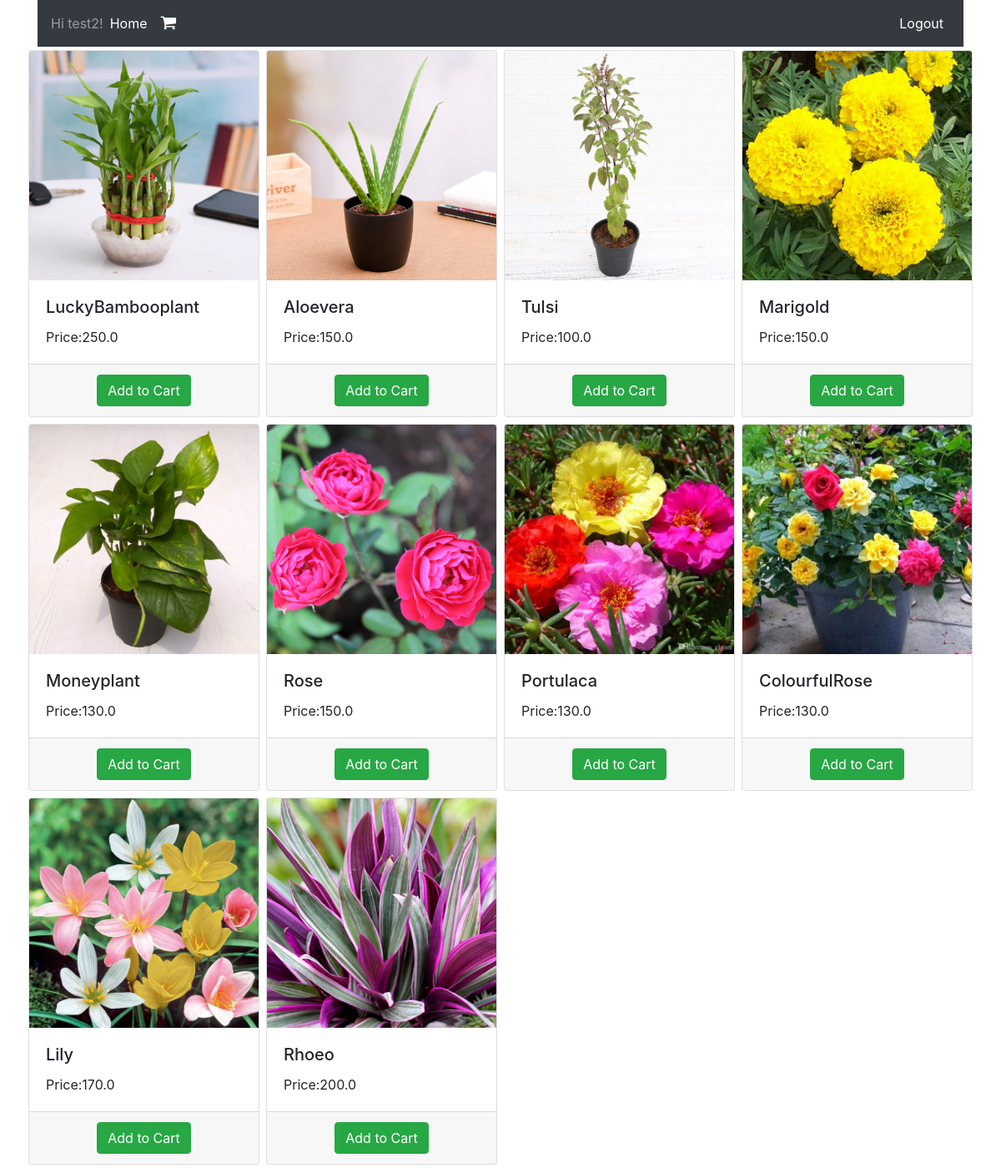
The app's page /home (signed in) with its own data.
### products/models.py (models this page shows, shortened)
class Product(models.Model):
    title = models.CharField(max_length=100)
    slug = models.SlugField(default=0)
    product_image = models.ImageField(upload_to='images/', blank=True)
    description = models.CharField(max_length=500)
    price = models.FloatField()
    disc_price = models.FloatField()

### products/views.py (the view)
# urls.py: path('home', views.product_list, name='home'),
def product_list(request):
    product = Product.objects.all()
    user = request.user
    return render(request,'products/home.html', {'product': product})

### templates/products/home.html
<!DOCTYPE html>
{% extends 'products/base.html' %}
{% block content %}
  <html lang="en">
  <div class="container">
    <div class="row">
      {% for p in product %}
      <div class="col-md-3 col-sm-12 col-lg-3 p-1">
              <div class="card">
                  <img src="media/{{ p.product_image }}" style="width:100%;" class="card-img-top" alt="{{ p.title }}">
                    <div class="card-body">
                      <h5 class="card-title"> {{ p.title }}</h5>
                      <p class="card-text">Price:{{ p.price }}</p>
                    </div>
                  <div class='card-footer text-center'>
                      <a href="cart/{{ p.slug }}" class="btn btn-success">Add to Cart</a>
                  </div>
              </div>
      </div>
      {% endfor %}
    </div>
  </div>
{% endblock %}

### templates/products/base.html (shortened to what this page needs)
<!DOCTYPE html>
{% load static %}
    <html lang="en">
    <head>
        <link rel="stylesheet" href="https://maxcdn.bootstrapcdn.com/bootstrap/4.0.0/css/bootstrap.min.css">
        <link href="https://stackpath.bootstrapcdn.com/font-awesome/4.7.0/css/font-awesome.min.css" rel="stylesheet"/>
    </head>
    <body>
      <div class="container">
        <nav class="navbar navbar-expand-sm bg-dark navbar-dark ">
          <span class="navbar-text">
              {% if user.is_authenticated %}
                Hi {{ user.username }}!
              {% endif %}
          </span>
          <ul class="navbar-nav ">
            <li class="nav-item ">
              <a class="nav-link active" href="home">Home</a>
            </li>
            <li class="nav-item">
              <a class="nav-link active" href="cart_items">
                <i class="fa fa-shopping-cart" style="font-size:20px" aria-hidden="true"></i>
              </a>
            </li>
          </ul>
          <ul class="navbar-nav ml-auto">
            {% if user.is_authenticated %}
                <li class="nav-item ">
                  <a class="nav-link active" href="logout">Logout</a>
                </li>
            {% endif %}
          </ul>
        </nav>
      </div>
      {% block content %}
      {% endblock %}
    </body>
</html>

### records on screen
Product: product_image (picture), title "LuckyBambooplant", price "250.0"
Product: product_image (picture), title "Aloevera", price "150.0"
Product: product_image (picture), title "Tulsi", price "100.0"
Product: product_image (picture), title "Marigold", price "150.0"
Product: product_image (picture), title "Moneyplant", price "130.0"
Product: product_image (picture), title "Rose", price "150.0"
Product: product_image (picture), title "Portulaca", price "130.0"
Product: product_image (picture), title "ColourfulRose", price "130.0"
Product: product_image (picture), title "Lily", price "170.0"
Product: product_image (picture), title "Rhoeo", price "200.0"

### other values on screen
{{ user.username }} "test2"
